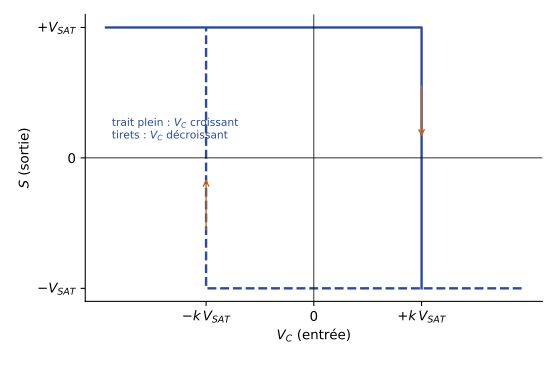

Python code for this plot:
"""EANA1, partiel 2014-2015, ex. II q. 1 — caractéristique S(Vc) du trigger inverseur à AOP.
Reconstruite (Claude) : seuils ±k VSAT avec k = R1/(R1 + R2) ; valeurs de la question 6
(VSAT = 14 V, R1 = 2 R2, d'où k = 2/3 et seuils ±9,33 V)."""
import matplotlib
matplotlib.use("Agg")
import matplotlib.pyplot as plt
plt.rcParams.update({"font.family": "sans-serif", "font.size": 10, "svg.fonttype": "none"})

V, k = 14.0, 2 / 3
s = k * V
fig, ax = plt.subplots(figsize=(5.8, 3.8))
ax.plot([-18, s, s], [V, V, -V], color="#2B4C9B", lw=1.8)
ax.plot([18, -s, -s], [-V, -V, V], color="#2B4C9B", lw=1.8, ls="--")
ax.annotate("", xy=(s, 2), xytext=(s, 8), arrowprops=dict(arrowstyle="->", color="#BF6014"))
ax.annotate("", xy=(-s, -2), xytext=(-s, -8), arrowprops=dict(arrowstyle="->", color="#BF6014"))
ax.axhline(0, color="k", lw=0.6); ax.axvline(0, color="k", lw=0.6)
ax.set_xticks([-s, 0, s]); ax.set_xticklabels([r"$-k\,V_{SAT}$", "0", r"$+k\,V_{SAT}$"])
ax.set_yticks([-V, 0, V]); ax.set_yticklabels([r"$-V_{SAT}$", "0", r"$+V_{SAT}$"])
ax.set_xlabel("$V_C$ (entrée)"); ax.set_ylabel("$S$ (sortie)")
ax.text(-17.5, 2.0, "trait plein : $V_C$ croissant\ntirets : $V_C$ décroissant", fontsize=8, color="#2B4C9B")
ax.spines[["top", "right"]].set_visible(False)
fig.tight_layout()
fig.savefig("ann1415-trigger-caracteristique.svg")
